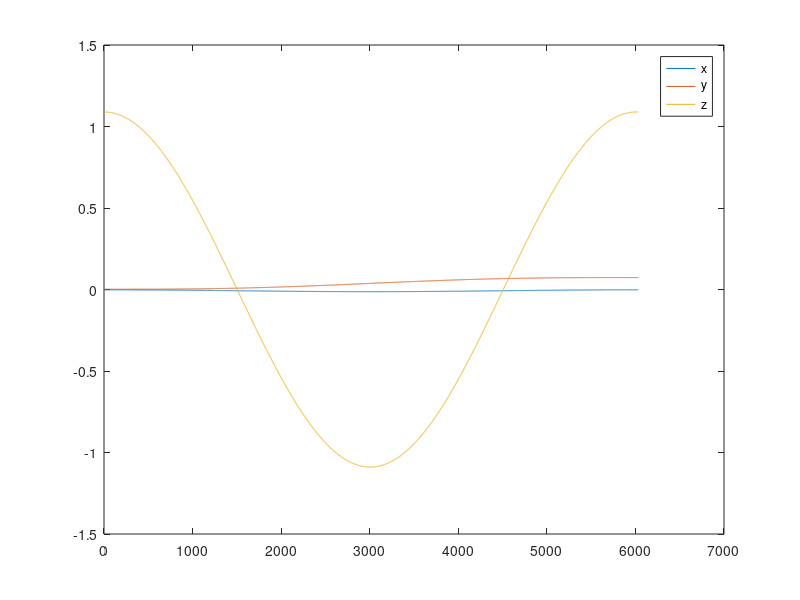
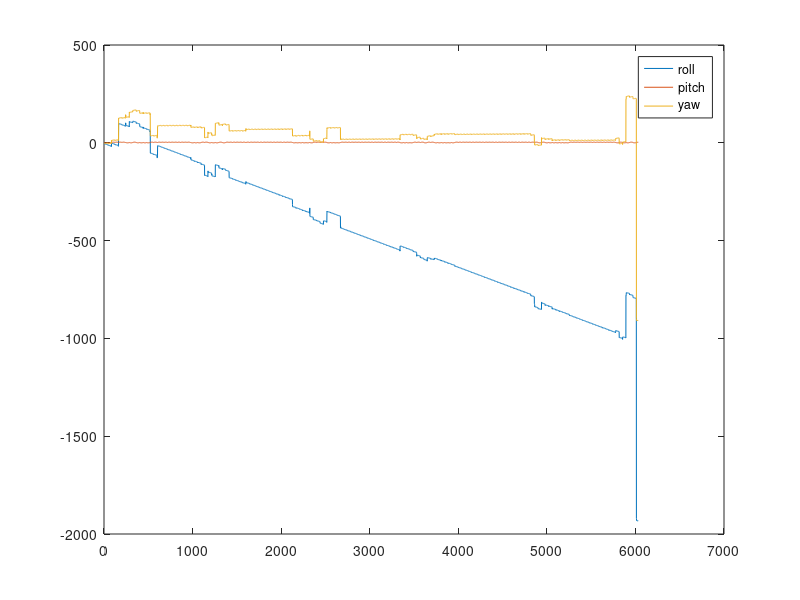
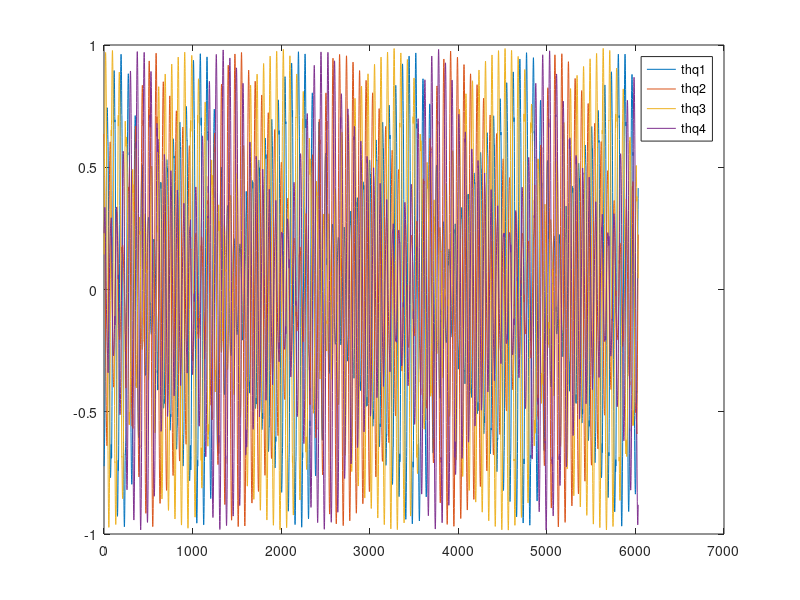
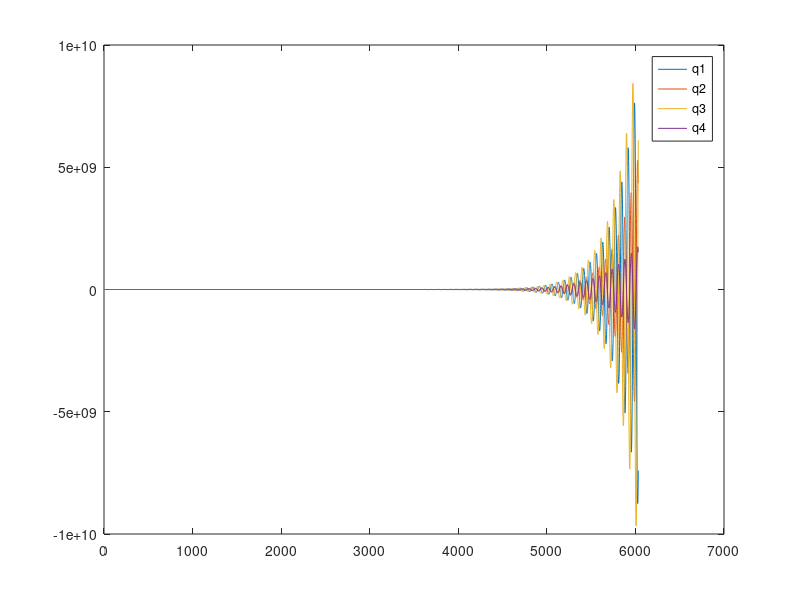

MATLAB code to generate these figures, in order:
%% dynamical model Envisat
close all;
clear all;
clc;

%timestep
dt = 1;

%target orbital rate
mu = 3.986*10^14;
R_earth = 6371000;
H_target = 773000;
a = R_earth + H_target;
n = sqrt(mu/(a^3));

%initialization
w = [-0.0873 ; -0.1489 ; 0.0262]; %rad/s, given parameter: constant angular velocity
th_0 = [-170 ; 30 ; -80]; %deg, given parameter: initial Euler angles
th = th_0*pi/180; %rad
x_pos = [-0.0019 ; 0.0017 ; 1.0891 ; 0 ; 0 ; 0]; %m, initial position taken from measurements [r ; v]

x_att = [th ; w];
x = [x_pos ; x_att];

%quaternions
q_1 = sin(th(1)/2)*cos(th(2)/2)*cos(th(3)/2)-cos(th(1)/2)*sin(th(2)/2)*sin(th(3)/2);
q_2 = cos(th(1)/2)*sin(th(2)/2)*cos(th(3)/2)+sin(th(1)/2)*cos(th(2)/2)*sin(th(3)/2);
q_3 = cos(th(1)/2)*cos(th(2)/2)*sin(th(3)/2)-sin(th(1)/2)*sin(th(2)/2)*cos(th(3)/2); 
q_4 = cos(th(1)/2)*cos(th(2)/2)*cos(th(3)/2)+sin(th(1)/2)*sin(th(2)/2)*sin(th(3)/2);
q = [q_1 ; q_2 ; q_3 ; q_4];
qc1 = [q_1 ; q_2 ; q_3 ; q_4];

for i = 1:6031
    
%Clohessy-Wiltshire (CW) equations
drr = [4-3*cos(n*dt) 0 0 ; 6*(sin(n)-n*dt) 1 0 ; 0 0 cos(n*dt)];
drv = [sin(n*dt)/n 2*(1-cos(n*dt))/n 0 ; 2*(cos(n*dt)-1)/n (4*sin(n*dt)-3*n*dt)/n 0 ; 0 0 sin(n*dt)/n];
dvr = [3*n*sin(n*dt) 0 0 ; 6*n*(cos(n*dt)-1) 0 0 ; 0 0 -n*sin(n*dt)];
dvv = [cos(n*dt) 2*sin(n*dt) 0 ; -2*sin(n*dt) 4*cos(n*dt)-3 0 ; 0 0 cos(n*dt)]; 

dr = [drr drv];
dv = [dvr dvv];
fi_cw = [dr ; dv];

x_pos(:,i+1) = fi_cw*x_pos(:,i);

%kinematic Euler equations
dth(:,i) = [1 sin(th(1,i))*tan(th(2,i)) cos(th(1,i))*tan(th(2,i)) ; 0 cos(th(1,i)) -sin(th(1,i)) ; 0 sin(th(1,i))/cos(th(2,i)) cos(th(1,i))/cos(th(2,i))] * w + n * [sin(th(3,i))/cos(th(2,i)) ; cos(th(3,i)) ; tan(th(2,i))*sin(th(3,i))]; 
th(:,i+1) = th(:,i) + dth(:,i)*dt;

x_att(:,i+1) = [th(:,i+1) ; w];

%state space matrix
x(:,i+1) = [x_pos(:,i+1) ; x_att(:,i+1)];

%Euler to quaternions
thq_1(i) = sin(th(1,i)/2)*cos(th(2,i)/2)*cos(th(3,i)/2)-cos(th(1,i)/2)*sin(th(2,i)/2)*sin(th(3,i)/2);
thq_2(i) = cos(th(1,i)/2)*sin(th(2,i)/2)*cos(th(3,i)/2)+sin(th(1,i)/2)*cos(th(2,i)/2)*sin(th(3,i)/2);
thq_3(i) = cos(th(1,i)/2)*cos(th(2,i)/2)*sin(th(3,i)/2)-sin(th(1,i)/2)*sin(th(2,i)/2)*cos(th(3,i)/2); 
thq_4(i) = cos(th(1,i)/2)*cos(th(2,i)/2)*cos(th(3,i)/2)+sin(th(1,i)/2)*sin(th(2,i)/2)*sin(th(3,i)/2);

thq(:,i) = [thq_1(i) ; thq_2(i) ; thq_3(i) ; thq_4(i)];

%kinematic quaternion equations
dq(:,i) =  [0 w(3) -w(2) w(1) ; -w(3) 0 w(1) w(2) ; w(2) -w(1) 0 w(3) ; -w(1) -w(2) -w(3) 0]*q(:,i)/2 + n * [q(3,i) ; q(4,i) ; -q(1,i) ; -q(2,i)]/2;
q(:,i+1) = q(:,i) + dq(:,i)*dt;

dqc1(:,i) =  [qc1(4,i) -qc1(3,i) qc1(2,i) qc1(1,i) ; qc1(3,i) qc1(4,i) -qc1(1,i) qc1(2,i) ; -qc1(2,i) qc1(1,i) qc1(4,i) qc1(3,i) ; -qc1(1,i) -qc1(2,i) -qc1(3,i) qc1(4,i)]*[w ; 0]/2 + n * [q(3,i) ; q(4,i) ; -q(1,i) ; -q(2,i)]/2;
qc1(:,i+1) = qc1(:,i) + dqc1(:,i)*dt;

end

%graphs
figure; plot(x(1,:)); hold on; plot(x(2,:)); plot(x(3,:)); legend('x','y','z'); 
figure; plot(x(7,:)); hold on; plot(x(8,:)); plot(x(9,:)); legend('roll','pitch','yaw'); 
figure; plot(thq(1,:)); hold on; plot(thq(2,:)); plot(thq(3,:)); plot(thq(4,:)); legend('thq1','thq2','thq3','thq4'); 
figure; plot(q(1,:)); hold on; plot(q(2,:)); plot(q(3,:)); plot(q(4,:)); legend('q1','q2','q3','q4'); 
figure; plot(qc1(1,:)); hold on; plot(qc1(2,:)); plot(qc1(3,:)); plot(qc1(4,:)); legend('qc1','qc2','qc3','qc4'); 


%kinematic quaternion equations
%q_1 = sin(th(1)/2)*cos(th(2)/2)*cos(th(3)/2)-cos(th(1)/2)*sin(th(2)/2)*sin(th(3)/2);
%q_2 = cos(th(1)/2)*sin(th(2)/2)*cos(th(3)/2)+sin(th(1)/2)*cos(th(2)/2)*sin(th(3)/2);
%q_3 = cos(th(1)/2)*cos(th(2)/2)*sin(th(3)/2)-sin(th(1)/2)*sin(th(2)/2)*cos(th(3)/2); 
%q_4 = cos(th(1)/2)*cos(th(2)/2)*cos(th(3)/2)+sin(th(1)/2)*sin(th(2)/2)*sin(th(3)/2);
%q = [q_1 ; q_2 ; q_3 ; q_4];

%dq = [0 w(3) -w(2) w(1) ; -w(3) 0 w(1) w(2) ; w(2) -w(1) 0 w(3) ; -w(1) -w(2) -w(3) 0]/2 + n * [q(3) ; q(4) ; -q(1) ; -q(2)]/2;
%q = q + dq*dt;

%state space matrix
%x = [x_pos ; x_att];

%simulink
%dth = [1 sin(th(1))*tan(th(2)) cos(th(1))*tan(th(2)) ; 0 cos(th(1)) -sin(th(1)) ; 0 sin(th(1))/cos(th(2)) cos(th(1))/cos(th(2))] * w + n * [sin(th(3))/cos(th(2)) ; cos(th(3)) ; tan(th(2))*sin(th(3))]; 
%drr = [4-3*cos(n*t) 0 0 ; 6*(sin(n*t)-n*t) 1 0 ; 0 0 cos(n*t)];
%drv = [sin(n*t)/n 2*(1-cos(n*t))/n 0 ; 2*(cos(n*t)-1)/n (4*sin(n*t)-3*n*t)/n 0 ; 0 0 sin(n*t)/n];
%dvr = [3*n*sin(n*t) 0 0 ; 6*n*(cos(n*t)-1) 0 0 ; 0 0 -n*sin(n*t)];
%dvv = [cos(n*t) 2*sin(n*t) 0 ; -2*sin(n*t) 4*cos(n*t)-3 0 ; 0 0 cos(n*t)]; 


%dq(:,i) =  [0 w(3) -w(2) w(1) ; -w(3) 0 w(1) w(2) ; w(2) -w(1) 0 w(3) ; -w(1) -w(2) -w(3) 0]*q(:,i)/2 + n * [q(3,i) ; q(4,i) ; -q(1,i) ; -q(2,i)]/2;
%q(:,i+1) = q(:,i) + dq(:,i)*dt;

